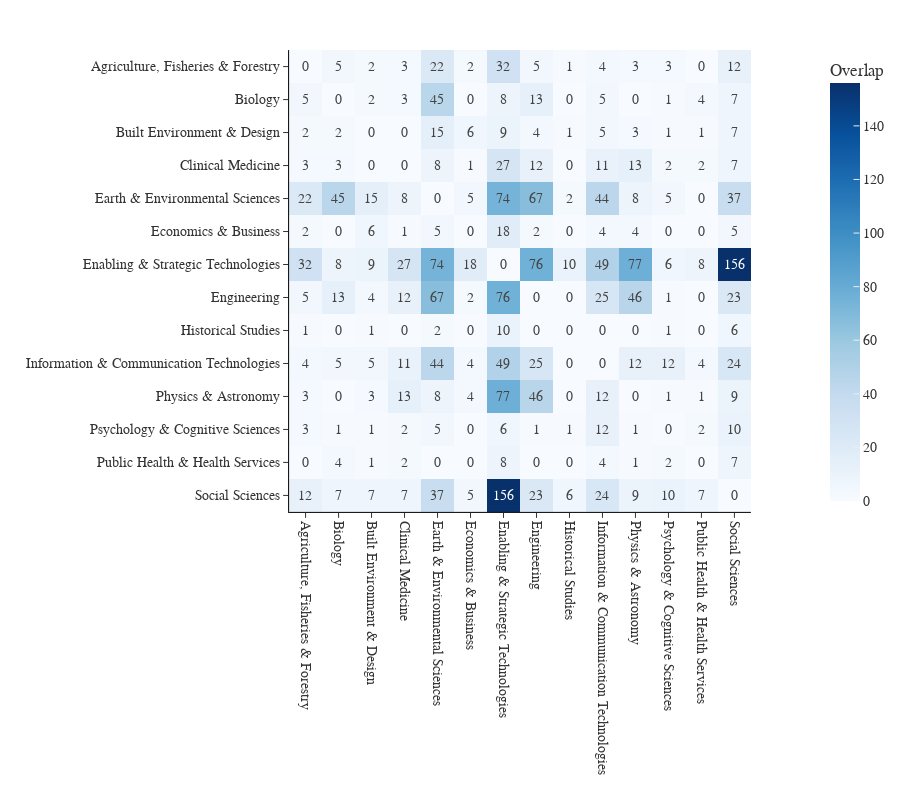

Notebook cell for this chart:
### Code cell
fields = sorted(overlap_field_df['field1'].unique())

heatmap_df = overlap_field_df.pivot(index='field1', columns='field2', values='overlap')
heatmap_df = heatmap_df.reindex(index=fields, columns=fields)
heatmap_df = heatmap_df.fillna(0)
heatmap_df = heatmap_df + heatmap_df.T

np.fill_diagonal(heatmap_df.values, 0)

fig = px.imshow(heatmap_df,
                text_auto='.0f',
                labels=dict(x="field", y="field", color="Overlap"),
                color_continuous_scale="Blues")

fig.update_layout(
    layout,
    #title="Overlap Between Fields",
    xaxis_tickangle=-270,
    width=900,
    height=800,
    xaxis_showgrid=False,
    yaxis_showgrid=False
)

fig.show()

### Figure 1 — Plotly figure (JSON) as saved in the notebook; plotly's stock layout.template omitted (floating-point values rounded to 4 significant figures; data arrays with more than 128 entries replaced by an {"elided": "..."} marker saying what was removed)
{"data": [{"coloraxis": "coloraxis", "hovertemplate": "field: %{x}<br>field: %{y}<br>Overlap: %{z}<extra></extra>", "name": "0", "texttemplate": "%{z:.0f}", "type": "heatmap", "x": ["Agriculture, Fisheries & Forestry", "Biology", "Built Environment & Design", "Clinical Medicine", "Earth & Environmental Sciences", "Economics & Business", "Enabling & Strategic Technologies", "Engineering", "Historical Studies", "Information & Communication Technologies", "Physics & Astronomy", "Psychology & Cognitive Sciences", "Public Health & Health Services", "Social Sciences"], "xaxis": "x", "y": ["Agriculture, Fisheries & Forestry", "Biology", "Built Environment & Design", "Clinical Medicine", "Earth & Environmental Sciences", "Economics & Business", "Enabling & Strategic Technologies", "Engineering", "Historical Studies", "Information & Communication Technologies", "Physics & Astronomy", "Psychology & Cognitive Sciences", "Public Health & Health Services", "Social Sciences"], "yaxis": "y", "z": {"elided": "14x14 int values"}}], "layout": {"coloraxis": {"colorbar": {"title": {"text": "Overlap"}}, "colorscale": [[0, "rgb(247,251,255)"], [0.125, "rgb(222,235,247)"], [0.25, "rgb(198,219,239)"], [0.375, "rgb(158,202,225)"], [0.5, "rgb(107,174,214)"], [0.625, "rgb(66,146,198)"], [0.75, "rgb(33,113,181)"], [0.875, "rgb(8,81,156)"], [1, "rgb(8,48,107)"]]}, "font": {"family": "Verdana", "size": 14}, "height": 800, "margin": {"b": 10, "l": 0, "r": 0, "t": 50}, "width": 900, "xaxis": {"anchor": "y", "constrain": "domain", "domain": [0, 1], "linecolor": "black", "scaleanchor": "y", "showgrid": false, "showline": true, "tickangle": 90, "tickmode": "array", "title": {"font": {"family": "Verdana", "size": 16}, "text": ""}}, "yaxis": {"anchor": "x", "autorange": "reversed", "constrain": "domain", "domain": [0, 1], "linecolor": "black", "showgrid": false, "showline": true, "title": {"font": {"family": "Verdana", "size": 16}, "text": ""}}}}
